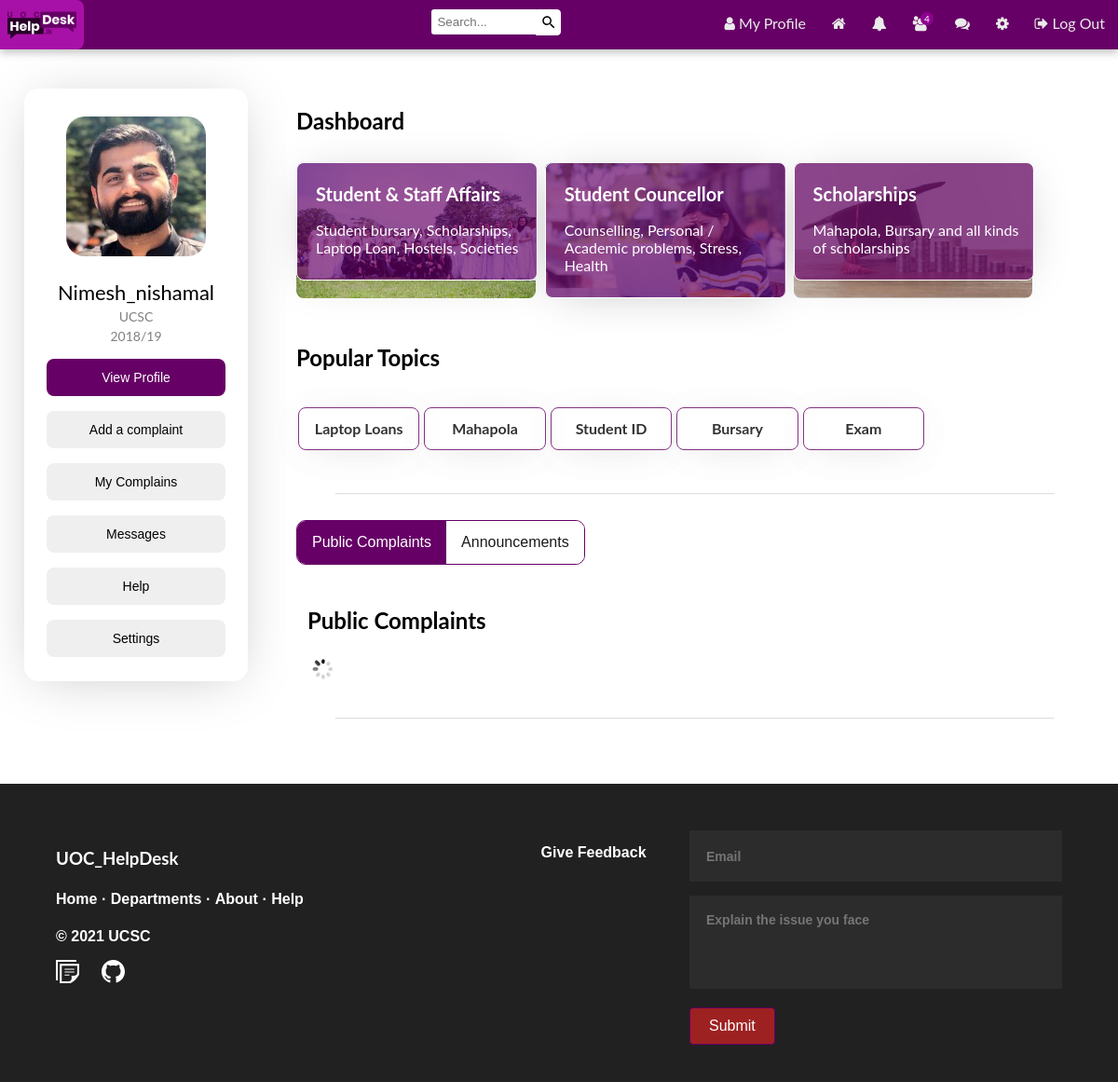
Page /app/views/studentDash.php (signed in) on the committed database.
### tables this page shows
CREATE TABLE IF NOT EXISTS `user` (
  `id` int(11) NOT NULL AUTO_INCREMENT,
  `name` varchar(255) NOT NULL,
  `email` varchar(255) NOT NULL,
  `password` varchar(255) NOT NULL,
  `created_by` datetime NOT NULL DEFAULT CURRENT_TIMESTAMP,
  `profile_pic` varchar(255) DEFAULT NULL,
  `num_posts` int(11) DEFAULT NULL,
  `num_likes` int(255) DEFAULT NULL,
  `user_closed` varchar(3) DEFAULT NULL,
  `friend_array` text,
  `user_roll` varchar(10) NOT NULL DEFAULT 'user',
  `teleNumber` int(10) DEFAULT NULL,
  `address` varchar(500) NOT NULL,
  PRIMARY KEY (`id`)
);

### app/controllers/Notification.php (called while the page is built, shortened)
<?php
class Notification{
    private $con;
    private $user_obj;
    public function __construct($con,$user)
    {
        $this->con = $con;
        $this->user_obj = new User($con,$user);
    }
    public function getUnreadNumber() {
		$userLoggedIn = $this->user_obj->getUsername();
		$query = mysqli_query($this->con, "SELECT * FROM notifications WHERE viewed='no' AND user_to='$userLoggedIn'");
		return mysqli_num_rows($query);
	}
}
?>

### app/controllers/User.php (called while the page is built, shortened)
<?php
class User{
    private $con;
    private $user;
    public function __construct($con,$user)
    {
        $this->con = $con;
        $user_details_query = mysqli_query($con,"SELECT * FROM user WHERE name='$user'");
        $this->user = mysqli_fetch_array($user_details_query);
    }
    public function getUserName(){
        return $this->user['name'];
    }
    public function getUserEmail(){
        return $this->user['email'];
    }
    public function getNumberOfFriendRequests() {
		$username = $this->user['name'];
		$query = mysqli_query($this->con, "SELECT * FROM friend_requests WHERE user_to='$username'");
		return mysqli_num_rows($query);
	}
    public function getFaculty(){
        $userFacultyIs = $this->getUserEmail();
        $userFacultyIs = explode( '@', $userFacultyIs );
        $userFaculty = array_pop($userFacultyIs);
        if($userFaculty=='stu.fos.cmb.ac.lk') {
            $userFaculty = 'FOS';
        }
        elseif($userFaculty=='stu.foa.cmb.ac.lk') {
            $userFaculty = 'FOA';
        }
        elseif($userFaculty=='stu.ucsc.cmb.ac.lk') {
            $userFaculty = 'UCSC';
        }
        elseif($userFaculty=='stu.fmf.cmb.ac.lk') {
            $userFaculty = 'FMF';
        }
        elseif($userFaculty=='stu.science.cmb.ac.lk') {
            $userFaculty = 'SCIENCE';
        }
        elseif($userFaculty=='stu.stat.cmb.ac.lk') {
            $userFaculty = 'STAT';
        }
        elseif($userFaculty=='stu.ssp.cmb.ac.lk') {
            $userFaculty = 'SSP';
        }
        else{
            $userFaculty = "No Faculty";
        }
        return $userFaculty;
    }
}
?>

### app/controllers/Message.php (called while the page is built, shortened)
<?php
class Message{
    public function __construct($con,$user)
    {
        $this->user_obj = new User($con,$user);
    }
}
?>

### app/helpers/headerIn.php (the view, shortened to what this page needs)
<?php
    require '../modules/connect.php';
    require '../controllers/User.php';
    require '../controllers/Message.php';
    require '../controllers/Notification.php';
    include '../controllers/login.php';
    require '../views/complain.php';
    if(isset($_SESSION['name'])){
        $userLoggedIn = $_SESSION['name'];
    }
    else{
        header("Location:../views/register.php");
    }
?>
<!DOCTYPE html>
    <head>
        <link rel="stylesheet" href="https://cdnjs.cloudflare.com/ajax/libs/font-awesome/4.7.0/css/font-awesome.min.css">
        <link rel="stylesheet" type="text/css" href="../../public/css/temp.css">
        <link rel="stylesheet" href="../../public/css/style.css">
    </head>
    <body>
    <?php
        $messages = new Message($con, $userLoggedIn);
        $notifications = new Notification($con, $userLoggedIn);
        $user_obj = new User($con, $userLoggedIn);
        $num_requests = $user_obj->getNumberOfFriendRequests();
	?>
    <div class="navbar" id="navbar" style="padding:0">
        <a href="../views/studentDash.php" class="link" style="float:left; padding:0; position:inline">
            <img src="../../public/img/logo/landscape.png" style="width:90px; height:50px">
        </a>
            <a href="../views/logout.php" class="nav-label"><i class="fa fa-sign-out" aria-hidden="true"></i> Log Out </a>
            <a href="../views/settings.php" class="nav-label"><i class="fa fa-cog" aria-hidden="true"></i><span class="nav-label">&nbsp Settings</span></a>
            <a href="javascript:void(0);" onclick="getDropdownData('<?php echo $userLoggedIn; ?>', 'message')" class="nav-label">
            <i class="fa fa-comments" aria-hidden="true"></i>
            </a>
            <a href="../views/requests.php" class="nav-label">
                <i class="fa fa-users" aria-hidden="true"></i>
                <?php
                    if($num_requests > 0)
                    echo '<div class="badge" id="unread_requests">' . $num_requests . '</div>';
                ?>
            </a>
            <a href="javascript:void(0);" onclick="getDropdownData('<?php echo $userLoggedIn; ?>', 'notification')" class="nav-label">
                <i class="fa fa-bell" aria-hidden="true"></i>
            </a>
            <?php
            global $userType;
            if(!isset($userType)){
                if($userType==1){
                    echo '<a href="../views/staffHome.php" class="nav-label">
                    <i class="fa fa-home" aria-hidden="true"></i>
                    <span class="nav-label">Home</span>';
                 }
                else{
                    echo '<a href="../views/studentDash.php" class="nav-label">
                    <i class="fa fa-home" aria-hidden="true"></i>
                    <span class="nav-label">Home</span>';
                }
            }
            ?>
            <a href= "<?php echo $userLoggedIn; ?>" class="nav-label"><i class="fa fa-user" aria-hidden="true"></i>&nbspMy Profile</a>
            <div class="search">
                <form action="search.php" method="GET" name="search_form">
                    <input type="text" onkeyup="getLiveSearchUsers(this.value, '<?php echo $userLoggedIn; ?>')" name="q" placeholder="Search..." autocomplete="off" id="search_text_input">
                    <div class="button_holder">
                        <img src="../../public/img/icons/search.svg">
                    </div>
                </form>
		    </div>
        </div>

### app/views/pplCard.php
<div class="card">
	<img src="<?php echo $user['profile_pic'];?>" style="border-radius:20px; margin-top:10px;">
	<p class="pplTitle"><?php echo $user['name']; ?></p>
	<p class="pplFac">
		<?php
		$ni = new User($con,$userLoggedIn);
		$ni2 = $ni->getFaculty();
		echo $ni2;
		?></p>
	<p class="pplFac">2018/19</p>
	<p><button class="pplButton pplButtonMain" onclick="location.href='<?php echo $userLoggedIn; ?>'">View Profile</button></p>
	<p><button class="pplButton" onclick="openForm()">Add a complaint</button></p>
	<p><button class="pplButton" onclick="location.href='inquiry.php';">My Complains</button></p>
	<p><button class="pplButton" onclick="location.href='messages.php';">Messages</button></p>
	<p><button class="pplButton" onclick="location.href='studentHelp.php';">Help</button></p>
	<p><button class="pplButton" onclick="location.href='settings.php';">Settings</button></p>
</div>

### public/css/temp.css (style rules this page uses)
a { text-decoration: none; color: #000; }
.search { margin: 8px 0 0 15%; width: 300px; z-index: 200; box-sizing: border-box; float: right; border-radius: 10px; padding: 0; margin-bottom:0 ; padding-bottom: 0; margin-top: 10px; }
.search #search_text_input { border: none; float: left; outline: 0; width: 100px; padding: 6px; border-top-right-radius: 0; border-bottom-right-radius: 0; border-top-left-radius: 3px; border-bottom-left-radius: 3px; }
.button_holder { background-color: #ffffff; border: 1px solid #ffffff; cursor: pointer; float: left; height: 1.65em; text-align: center; width:25px; border-top-right-radius: 4px; border-bottom-right-radius: 4px; }
.button_holder img { margin-top: 4px; width: 18px; }

### public/css/style.css (style rules this page uses)
html, body { height: 100%; margin: 0px; top:0; }
.card { box-shadow: 0 5px 60px -14px rgba(0, 0, 0, 0.25); width: auto; margin: auto; text-align: center; border-radius: 15px; padding-top:20px; padding-bottom: 10px; }
.pplTitle { color: black; font-size: 22px; margin-bottom: 2px; }
.pplFac { color: grey; font-size: 14px; margin-top: 4px; margin-bottom: 4px; }
.pplButton { width: 80%; height: 40px; font-size: 14px; border: none; border-radius: 8px; }
.pplButtonMain { background-color: #660066; color:white; }
.navbar { overflow: hidden; background-color: #660066; box-shadow: 0 4px 8px 0 #c7c7c7; padding-top: 5px; padding-bottom: 0px; z-index: 10; }
.nav-label { margin-top: 5px; font-size: 10px; position: relative; float: right; color: #ebebeb; text-align: center; padding: 10px 14px 10px 14px; text-decoration: none; font-size: 16px; }
.nav-label .badge { position: absolute; top: 20%; right: 20%; padding: 1px 4px; border-radius: 50%; background-color: #900090; color: white; font-size: 10px; }

### app/helpers/headerIn.php (style rules this page uses)
body,h1,h2,h3,h4,h5,h6 { font-family: "Lato", sans-serif }
.w3-bar,h1,button { font-family: "Montserrat", sans-serif }

### rows in the picture
user: profile_pic (picture), name "Nimesh_nishamal"

### other values in the picture
$num_requests "4"
$ni2 "UCSC"
